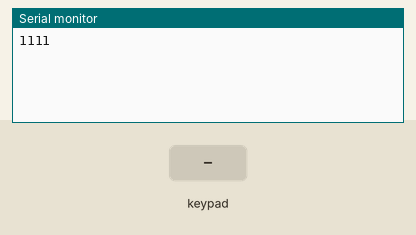
Simulated run of this sketch. Board: Arduino Uno, built with avr-gcc and run on an emulated ATmega328P. Shown: the last lines printed to the serial monitor. Wiring (inferred from the names in the program): 2×2 keypad with keys 1 2 3 4 (labels assumed): rows pin 2, pin 3; columns pin 5, pin 6. The inputs (shaded band) are chosen by the test bench.

Above: at 1.2 s.
1.3 s: key '1' pressed
At 1.9 s:
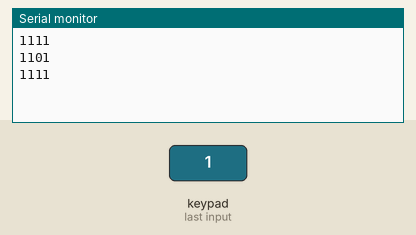
2.8 s: keypad keys 1 2 pressed 0.4 s apart
At 4.6 s:
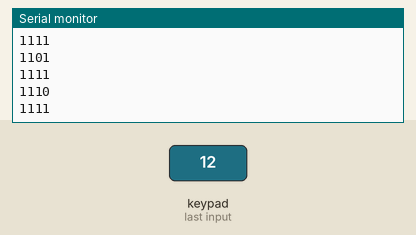
5.1 s: key '3' pressed
At 6.0 s:
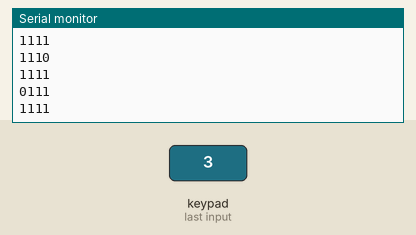
Timing chart, 0 to 8.1 s (numbered marks = the images above; inputs shaded):
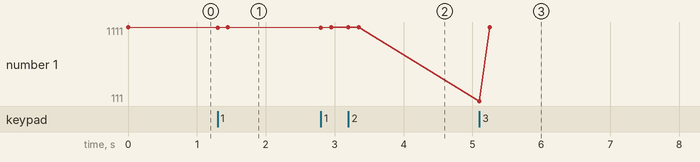

The sketch:

sketch_jul07f.ino
```cpp
#include <Key.h>
#include <Keypad.h>

const int OUT1 = 2;
const int OUT2 = 3;
const int IN1 = 5;
const int IN2 = 6;

const byte outs = 2;
const byte ins = 2;
byte outPins[outs] = {OUT1, OUT2};
byte inPins[ins] = {IN1, IN2};
bool changed = false;

volatile bool pushStatus[outs][ins] = {
  { false, false },
  { false, false }
};

void setup() {
  Serial.begin(9600);

  pinMode(OUT1, OUTPUT);
  digitalWrite(OUT1, HIGH);
  pinMode(OUT2, OUTPUT);
  digitalWrite(OUT2, LOW);

  pinMode(IN1, INPUT);
  pinMode(IN2, INPUT);
}

void loop() {
  for (int i = 0; i < outs; i++) {
    for (int j = 0; j < outs; j++) {
      if (i == j) {
        digitalWrite(outPins[j], HIGH);
      }
      else {
        digitalWrite(outPins[j], LOW);
      }
    }

    // delay(1);
    for (int j = 0; j < ins; j++) {
      bool result = digitalRead(inPins[j]);
      if (pushStatus[i][j] != result) {
        pushStatus[i][j] = result;
        changed = true;
      }
    }
  }
  if (changed) {
    changed = false;
    for (int i = 0; i < outs; i++) {
      for (int j = 0; j < ins; j++) {
        Serial.print(pushStatus[i][j]);
      }
    }
    Serial.println();
  }
}
```

Measured:
- after the input at 1.3 s, the serial monitor: prints a new line at once (image 1)
- after the input at 2.8 s, the serial monitor: prints a new line after 0.40 s (image 2)
- after the input at 5.1 s, the serial monitor: prints a new line at once (image 3)
